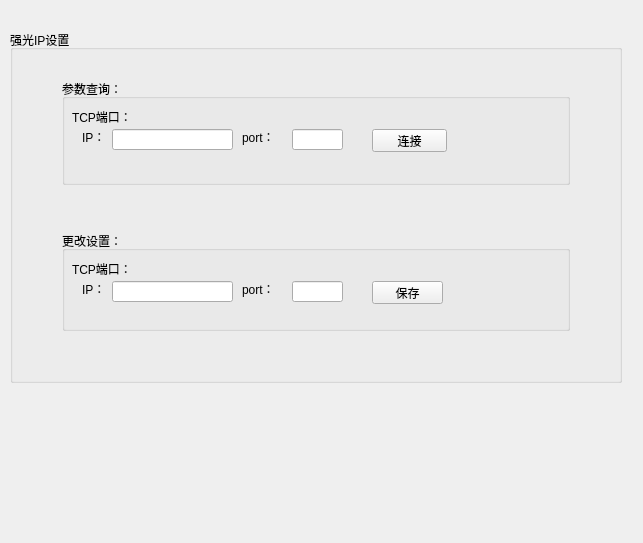
<?xml version="1.0" encoding="UTF-8"?>
<ui version="4.0">
 <class>StrongLightOption</class>
 <widget class="QWidget" name="StrongLightOption">
  <property name="geometry">
   <rect>
    <x>0</x>
    <y>0</y>
    <width>643</width>
    <height>543</height>
   </rect>
  </property>
  <property name="windowTitle">
   <string>Form</string>
  </property>
  <widget class="QGroupBox" name="groupBox_Gimbal_IP_Option">
   <property name="geometry">
    <rect>
     <x>10</x>
     <y>30</y>
     <width>612</width>
     <height>353</height>
    </rect>
   </property>
   <property name="title">
    <string>强光IP设置</string>
   </property>
   <layout class="QGridLayout" name="gridLayout">
    <item row="2" column="1">
     <spacer name="verticalSpacer_2">
      <property name="orientation">
       <enum>Qt::Vertical</enum>
      </property>
      <property name="sizeHint" stdset="0">
       <size>
        <width>20</width>
        <height>40</height>
       </size>
      </property>
     </spacer>
    </item>
    <item row="3" column="2">
     <spacer name="horizontalSpacer_4">
      <property name="orientation">
       <enum>Qt::Horizontal</enum>
      </property>
      <property name="sizeHint" stdset="0">
       <size>
        <width>40</width>
        <height>20</height>
       </size>
      </property>
     </spacer>
    </item>
    <item row="1" column="2">
     <spacer name="horizontalSpacer_3">
      <property name="orientation">
       <enum>Qt::Horizontal</enum>
      </property>
      <property name="sizeHint" stdset="0">
       <size>
        <width>40</width>
        <height>20</height>
       </size>
      </property>
     </spacer>
    </item>
    <item row="3" column="1">
     <widget class="QGroupBox" name="groupBox_1_changeOption">
      <property name="minimumSize">
       <size>
        <width>500</width>
        <height>100</height>
       </size>
      </property>
      <property name="title">
       <string>更改设置：</string>
      </property>
      <widget class="QLabel" name="label_tcp_device_3_1">
       <property name="geometry">
        <rect>
         <x>10</x>
         <y>30</y>
         <width>91</width>
         <height>16</height>
        </rect>
       </property>
       <property name="text">
        <string>TCP端口：</string>
       </property>
      </widget>
      <widget class="QLabel" name="label_tcpiplabel_device_3_1">
       <property name="geometry">
        <rect>
         <x>20</x>
         <y>50</y>
         <width>21</width>
         <height>16</height>
        </rect>
       </property>
       <property name="layoutDirection">
        <enum>Qt::LeftToRight</enum>
       </property>
       <property name="text">
        <string>IP：</string>
       </property>
      </widget>
      <widget class="QLabel" name="label_tcpportlabel_device_3_1">
       <property name="geometry">
        <rect>
         <x>180</x>
         <y>50</y>
         <width>41</width>
         <height>16</height>
        </rect>
       </property>
       <property name="text">
        <string>port：</string>
       </property>
      </widget>
      <widget class="QLineEdit" name="lineEdit_tcpip_device_3_1">
       <property name="geometry">
        <rect>
         <x>50</x>
         <y>50</y>
         <width>121</width>
         <height>21</height>
        </rect>
       </property>
       <property name="text">
        <string/>
       </property>
      </widget>
      <widget class="QLineEdit" name="lineEdit_tcpport_device_3_1">
       <property name="geometry">
        <rect>
         <x>230</x>
         <y>50</y>
         <width>51</width>
         <height>21</height>
        </rect>
       </property>
      </widget>
      <widget class="QPushButton" name="btn_tcpsave_device_3_1">
       <property name="geometry">
        <rect>
         <x>310</x>
         <y>50</y>
         <width>71</width>
         <height>23</height>
        </rect>
       </property>
       <property name="text">
        <string>保存</string>
       </property>
      </widget>
     </widget>
    </item>
    <item row="0" column="1">
     <spacer name="verticalSpacer">
      <property name="orientation">
       <enum>Qt::Vertical</enum>
      </property>
      <property name="sizeHint" stdset="0">
       <size>
        <width>20</width>
        <height>20</height>
       </size>
      </property>
     </spacer>
    </item>
    <item row="1" column="0">
     <spacer name="horizontalSpacer">
      <property name="orientation">
       <enum>Qt::Horizontal</enum>
      </property>
      <property name="sizeHint" stdset="0">
       <size>
        <width>40</width>
        <height>20</height>
       </size>
      </property>
     </spacer>
    </item>
    <item row="3" column="0">
     <spacer name="horizontalSpacer_2">
      <property name="orientation">
       <enum>Qt::Horizontal</enum>
      </property>
      <property name="sizeHint" stdset="0">
       <size>
        <width>40</width>
        <height>20</height>
       </size>
      </property>
     </spacer>
    </item>
    <item row="4" column="1">
     <spacer name="verticalSpacer_3">
      <property name="orientation">
       <enum>Qt::Vertical</enum>
      </property>
      <property name="sizeHint" stdset="0">
       <size>
        <width>20</width>
        <height>40</height>
       </size>
      </property>
     </spacer>
    </item>
    <item row="1" column="1">
     <widget class="QGroupBox" name="groupBox_2">
      <property name="sizePolicy">
       <sizepolicy hsizetype="Preferred" vsizetype="Preferred">
        <horstretch>100</horstretch>
        <verstretch>100</verstretch>
       </sizepolicy>
      </property>
      <property name="minimumSize">
       <size>
        <width>500</width>
        <height>100</height>
       </size>
      </property>
      <property name="title">
       <string>参数查询：</string>
      </property>
      <widget class="QLabel" name="label_tcp_device_3">
       <property name="geometry">
        <rect>
         <x>10</x>
         <y>30</y>
         <width>91</width>
         <height>16</height>
        </rect>
       </property>
       <property name="text">
        <string>TCP端口：</string>
       </property>
      </widget>
      <widget class="QLabel" name="label_tcpiplabel_device_3">
       <property name="geometry">
        <rect>
         <x>20</x>
         <y>50</y>
         <width>21</width>
         <height>16</height>
        </rect>
       </property>
       <property name="layoutDirection">
        <enum>Qt::LeftToRight</enum>
       </property>
       <property name="text">
        <string>IP：</string>
       </property>
      </widget>
      <widget class="QLabel" name="label_tcpportlabel_device_3">
       <property name="geometry">
        <rect>
         <x>180</x>
         <y>50</y>
         <width>41</width>
         <height>16</height>
        </rect>
       </property>
       <property name="text">
        <string>port：</string>
       </property>
      </widget>
      <widget class="QLineEdit" name="lineEdit_tcpip_device_3">
       <property name="geometry">
        <rect>
         <x>50</x>
         <y>50</y>
         <width>121</width>
         <height>21</height>
        </rect>
       </property>
       <property name="text">
        <string/>
       </property>
      </widget>
      <widget class="QLineEdit" name="lineEdit_tcpport_device_3">
       <property name="geometry">
        <rect>
         <x>230</x>
         <y>50</y>
         <width>51</width>
         <height>21</height>
        </rect>
       </property>
      </widget>
      <widget class="QPushButton" name="btn_tcpconnect_device_3">
       <property name="geometry">
        <rect>
         <x>310</x>
         <y>50</y>
         <width>75</width>
         <height>23</height>
        </rect>
       </property>
       <property name="text">
        <string>连接</string>
       </property>
      </widget>
     </widget>
    </item>
   </layout>
  </widget>
 </widget>
 <resources/>
 <connections/>
</ui>
